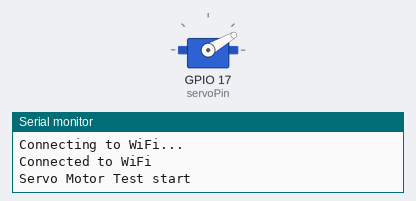
Simulated run of this program. Board: ESP32. Parts: servo, the last lines printed to the serial monitor. WiFi joins after 1.5 s; servers stay silent unless stated; network time is answered at once with the bench clock; the local clock reads 2024-03-15 10:24:30 at power-on unless the program sets it.

Above: at 2.6 s.
At 5.1 s:
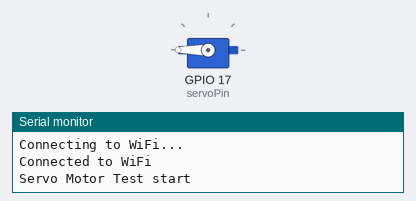
At 7.6 s:
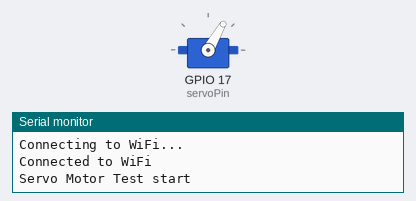
At 11.1 s:
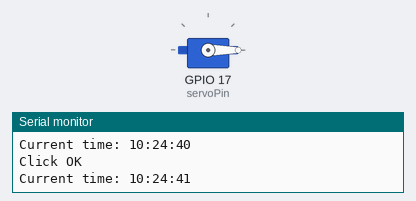
Timing chart, 0 to 12.6 s (numbered marks = the images above):
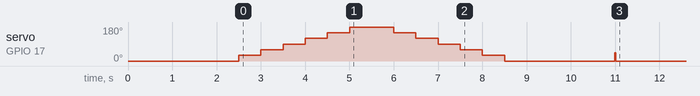

The program:

main.cpp
```cpp
#include <Arduino.h>
#include <ESP32Servo.h>
#include <ESP32Time.h>

#include <WiFi.h>
#include <WiFiUdp.h>
#include <NTPClient.h>
#include <ESP32Time.h>

//const char* ssid = "CS_Sayeogsil"; // Replace with your network SSID
//const char* password = ""; // Replace with your network password

const char* ssid = "iptime_hunslab"; // Replace with your network SSID
const char* password = "87654321"; // Replace with your network password

WiFiUDP udp;
NTPClient timeClient(udp, "pool.ntp.org", 32400, 60000); // 32400 seconds offset for Korea (GMT+9)

//ESP32Time rtc;
ESP32Time rtc(3600);  // offset in seconds GMT+1

// put function declarations here:
Servo myServo;
//int servoPin = 18;
int servoPin = 17;

void testServo() {
    for (int angle = 0; angle <= 180; angle += 30) {
        myServo.write(angle);
        delay(500);
    }
    for (int angle = 180; angle >= 0; angle -= 30) {
        myServo.write(angle);
        delay(500);
    }
}

void setup() {
  // put your setup code here, to run once:
  myServo.attach(servoPin);
  myServo.write(0);
  Serial.begin(115200);
  WiFi.begin(ssid, password);

  while (WiFi.status() != WL_CONNECTED) {
      delay(1000);
      Serial.println("Connecting to WiFi...");
  }

  Serial.println("Connected to WiFi");
  timeClient.begin();
  //rtc.setTime(30, 24, 15, 17, 1, 2021);  // 17th Jan 2021 15:24:30
  //rtc.setTime(1609459200);  // 1st Jan 2021 00:00:00
  //rtc.offset = 7200; // change offset value

  Serial.println("Servo Motor Test start");   // (String) returns time with specified format
  // myServo.write(45);
  // delay(20);
  // myServo.write(0);
  testServo();
/*---------set with NTP---------------*/
//  configTime(gmtOffset_sec, daylightOffset_sec, ntpServer);
//  struct tm timeinfo;
//  if (getLocalTime(&timeinfo)){
//    rtc.setTimeStruct(timeinfo);
//  }
}

void loop() {
  //  Serial.println(rtc.getTime());          //  (String) 15:24:38
  //  Serial.println(rtc.getDate());          //  (String) Sun, Jan 17 2021
  //  Serial.println(rtc.getDate(true));      //  (String) Sunday, January 17 2021
  //  Serial.println(rtc.getDateTime());      //  (String) Sun, Jan 17 2021 15:24:38
  //  Serial.println(rtc.getDateTime(true));  //  (String) Sunday, January 17 2021 15:24:38
  //  Serial.println(rtc.getTimeDate());      //  (String) 15:24:38 Sun, Jan 17 2021
  //  Serial.println(rtc.getTimeDate(true));  //  (String) 15:24:38 Sunday, January 17 2021
  //
  //  Serial.println(rtc.getMicros());        //  (long)    723546
  //  Serial.println(rtc.getMillis());        //  (long)    723
  //  Serial.println(rtc.getEpoch());         //  (long)    1609459200
  //  Serial.println(rtc.getSecond());        //  (int)     38    (0-59)
  //  Serial.println(rtc.getMinute());        //  (int)     24    (0-59)
  //  Serial.println(rtc.getHour());          //  (int)     3     (1-12)
  //  Serial.println(rtc.getHour(true));      //  (int)     15    (0-23)
  //  Serial.println(rtc.getAmPm());          //  (String)  pm
  //  Serial.println(rtc.getAmPm(true));      //  (String)  PM
  //  Serial.println(rtc.getDay());           //  (int)     17    (1-31)
  //  Serial.println(rtc.getDayofWeek());     //  (int)     0     (0-6)
  //  Serial.println(rtc.getDayofYear());     //  (int)     16    (0-365)
  //  Serial.println(rtc.getMonth());         //  (int)     0     (0-11)
  //  Serial.println(rtc.getYear());          //  (int)     2021

  //  Serial.println(rtc.getLocalEpoch());         //  (long)    1609459200 epoch without offset
  //  Serial.println(rtc.getTime("%A, %B %d %Y %H:%M:%S"));   // (String) returns time with specified format
  // formating options  http://www.cplusplus.com/reference/ctime/strftime/


  timeClient.update();

  Serial.print("Current time: ");
  Serial.println(timeClient.getFormattedTime());

  //delay(1000); // Update every second

  //struct tm timeinfo = rtc.getTimeStruct();
  //Serial.println(&timeinfo, "%A, %B %d %Y %H:%M:%S");   //  (tm struct) Sunday, January 17 2021 07:24:38

  delay(960);
  // put your main code here, to run repeatedly:
  int hour = timeClient.getHours();
  int minuite = timeClient.getMinutes();
  int second = timeClient.getSeconds();

  //Serial.printf("%d %d %d",hour, minuite, second);   // (String) returns time with specified format
  if(/*hour == 3 && minuite == 57 && */second == 40){
    myServo.write(45);
    Serial.println("Click OK");   // (String) returns time with specified format
  }
  /*
  if(Serial.available()){
    int angle = Serial.parseInt();
    myServo.write(angle);
  }
  */
  delay(20);
  myServo.write(0);
  delay(20);
}
```

Measured:
- by itself, servo on GPIO 17 (servoPin): 0° → 30° at 2.5 s, → 60° 0.50 s later, → 90° 0.50 s later, → 120° 0.50 s later, … (14 changes in this stretch)
